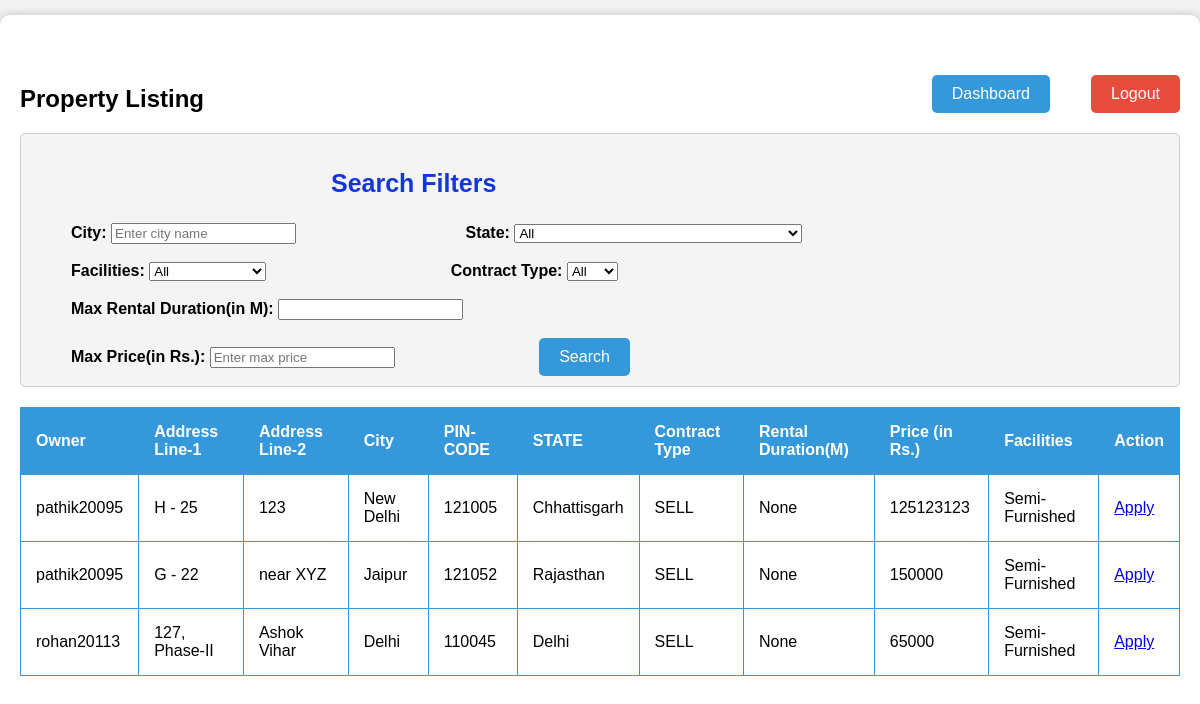
/search_properties/ (signed in), run on an earlier commit of the app's database.
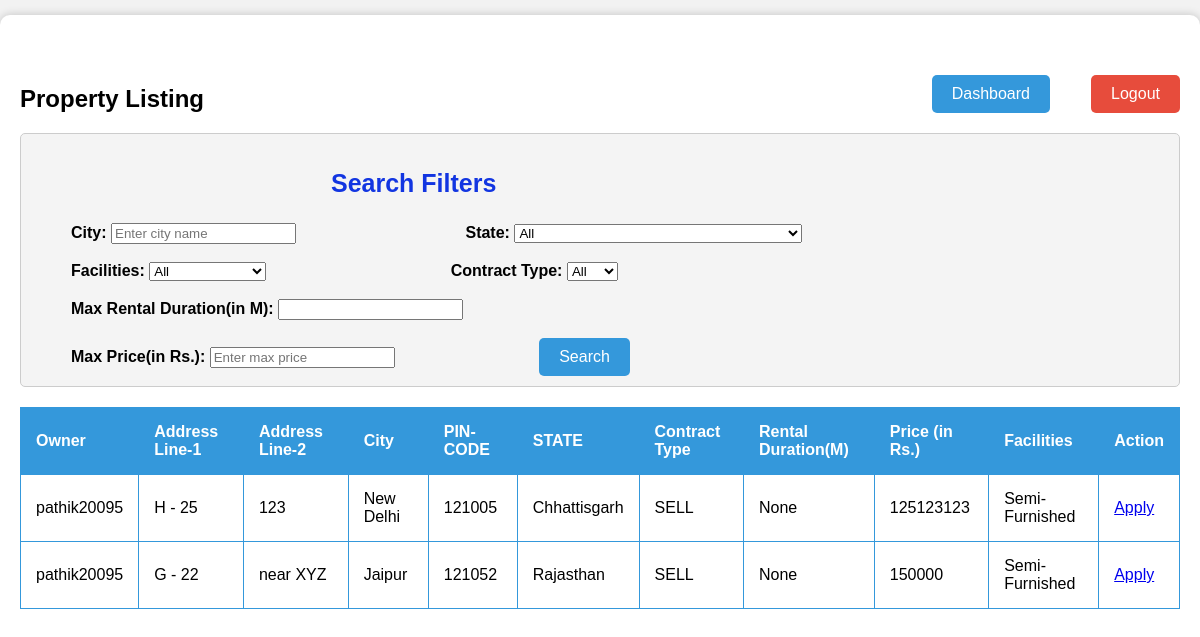
And on a later commit of the database.
### project_app/models.py (models this page shows, shortened)
class Property(models.Model):
    owner = models.CharField(max_length=30,  null= False, blank=False, default = None)
    address_line_1 = models.CharField(max_length=30,  null= False, blank=False, default = None)
    address_line_2 = models.CharField(max_length=30,  null= False, blank=True, default = '')
    state = models.CharField(max_length=30,  null= False, blank=False, default = None)
    city = models.CharField(max_length=30,  null= False, blank=False, default = None)
    pincode = models.CharField(max_length=6,  null= False, blank=False, default = None)
    type = models.CharField(max_length=4,  null= False, blank=False, default = None)
    duration = models.DecimalField(decimal_places=0, max_digits=3, validators=[MaxValueValidator(limit_value=240)], null = True, blank = True, default = None)
    price = models.DecimalField(decimal_places=0, max_digits=10, null = True, blank = True, default= 0)
    facilities = models.CharField(max_length=20,  null= False, blank=False, default = None)

### project_app/views.py (the view)
# urls.py: path("search_properties/", views.search_properties, name="search_properties_page"),
def search_properties(request):
    if(request.method == 'POST'):
        username = request.session.get('username')
        if(request.session.get('email_kyc') is None):
            return redirect('logout_page')
        if(username is None):
            return redirect('/login')
    else:
        username = request.session.get('username')
        if(request.session.get('email_kyc') is None):
            return redirect('logout_page')
        if(username is None):
            return redirect('/login')
        my_properties_list = []
        properties = list(Property.objects.values())
        for i in range(len(properties)):
            if(properties[i]['owner'] !=username and properties[i]['type'] in ['SELL', 'RENT']):
                my_properties_list.append(properties[i])
        applications = list(PropertyApplications.objects.values())
        user_details = [{'user': username}]
        return render(request, 'search_properties.html', {'properties':my_properties_list, 'applications':applications, 'user': user_details})

### project_app/templates/search_properties.html (shortened to what this page needs)
<!DOCTYPE html>
<html>
<head>
</head>
<body>
    <div class="container">
        <div>
            <h2 style="margin-top: 50px;">Property Listing</h2>
            <a class="dashboard-button" href="/dashboard">Dashboard</a>
            <a class="logout-button" href="/logout">Logout</a>
        </div>
        <div class="filter-container">
            <h3 style="margin-left:300px;text-shadow: #1e6aae;text-underline-position: auto;font-size: 25px;
            width: fit-content;color: #1235e1;">Search Filters</h3>
            <label class="filter-label"  for="filter-city">City:</label>
            <input type="text" id="filter-city" placeholder="Enter city name">
            <label class="filter-label-third" for="filter-state">State:</label>
            <select id="filter-state">
                <option value="">All</option>
            </select>
            <br></br>
            <label class="filter-label" for="filter-facilities">Facilities:</label>
            <select id="filter-facilities">
                <option value="">All</option>
            </select>
            <label class="filter-label-second" for="filter-type">Contract Type:</label>
            <select id="filter-type">
                <option value="">All</option>
            </select>
            <br></br>
            <label class = "filter-label" for="filter-duration">Max Rental Duration(in M):</label>
            <input type="number" id="filter-duration" name="duration" min="0">
            <br></br>
            <label class="filter-label" for="filter-price">Max Price(in Rs.):</label>
            <input type="number" id="filter-price" placeholder="Enter max price" min="0">
            <button type="button" class="search-button" id="search-button">Search</button>
        </div>
        <div class="scroll-container">
            <table>
                <thead>
                    <tr>
                        <th>Owner</th>
                        <th>Address Line-1</th>
                        <th>Address Line-2</th>
                        <th>City</th>
                        <th>PIN-CODE</th>
                        <th>STATE</th>
                        <th>Contract Type</th>
                        <th>Rental Duration(M)</th>
                        <th>Price (in Rs.)</th>
                        <th>Facilities</th>
                        <th>Action</th>
                    </tr>
                </thead>
                <tbody>
                    {% for property in properties %}
                    <tr>
                        <td>{{ property.owner }}</td>
                        <td>{{ property.address_line_1 }}</td>
                        <td>{{ property.address_line_2 }}</td>
                        <td>{{ property.city }}</td>
                        <td>{{ property.pincode }}</td>
                        <td>{{ property.state }}</td>
                        <td>{{ property.type }}</td>
                        <td>{{ property.duration }}</td>
                        <td>{{ property.price }}</td>
                        <td>{{ property.facilities }}</td>
                        <td>
                            <a id = 'action_available' href="/apply_property_deal/{{property.id}}">Apply</a>
                        </td>
                    </tr>
                    {% endfor %}
                </tbody>
            </table>
        </div>
    </div>
</body>
</html>

### project_app/templates/search_properties.html (style rules this page uses)
html, body { height: 100%; font-family: Arial, sans-serif; background-color: #f2f2f2; margin: 0; padding: 0; }
.container { max-width: 1200px; margin: 15px auto; padding: 20px; background-color: #fff; box-shadow: 0px 0px 10px rgba(0, 0, 0, 0.2); border-radius: 10px; height: 100%; position: relative; overflow-x: auto; overflow-y: auto; }
.scroll-container { max-height: calc(100% - 120px); overflow-x: auto; overflow-y: auto; }
table { width: 100%; border-collapse: collapse; margin-top: 20px; }
table, th, td { border: 1px solid #3498db; }
th, td { padding: 15px; text-align: left; }
th { background-color: #3498db; color: #fff; }
.logout-button { position: absolute; top: 60px; right: 20px; background-color: #e74c3c; color: #fff; border: none; padding: 10px 20px; font-size: 16px; border-radius: 5px; cursor: pointer; text-decoration: none; }
.dashboard-button { position: absolute; top: 60px; right: 150px; background-color: #3498db; color: #fff; border: none; padding: 10px 20px; font-size: 16px; border-radius: 5px; cursor: pointer; text-decoration: none; }
.filter-container { margin-top: 20px; padding: 10px; border: 1px solid #ccc; background-color: #f4f4f4; border-radius: 5px; }
.filter-label { margin-left: 40px; font-weight: bold; }
.filter-label-second { margin-left: 180px; font-weight: bold; }
.filter-label-third { margin-left: 165px; font-weight: bold; }
.search-button { margin-left: 140px; background-color: #3498db; color: #fff; border: none; padding: 10px 20px; font-size: 16px; border-radius: 5px; cursor: pointer; }

What changed in the data, as far as the page shows it:
no longer on this page (row edited): Property: owner "rohan20113", address_line_1 "127, Phase-II", address_line_2 "Ashok Vihar", city "Delhi", pincode "110045", state "Delhi", type "SELL", duration "None", price "65000", facilities "Semi-Furnished"
